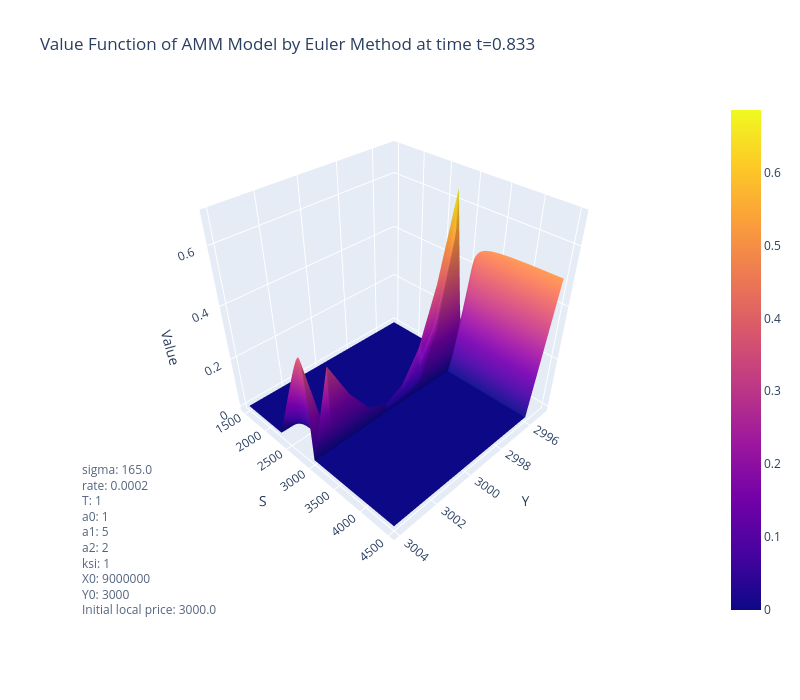

The notebook cell saved with this chart:
### Code cell
t = 2.5*input_params['T']/3
dt = input_params['T']/params_grid['n_steps']

z = value_function_euler[int(t/dt), :, :]
jumps, space = np.meshgrid(np.arange(z.shape[0]), np.arange(z.shape[1]), indexing='ij')

fig = go.Figure()

# Plot the entire surface as dots
fig.add_trace(go.Surface(
    x=res_euler['jumps_grid'][jumps],
    y=res_euler['external_mid_price_S'][space],
    z=z
))

fig.update_layout(
    width=800,
    height=700,
    scene=dict(
        xaxis_title='Y',
        yaxis_title='S',
        zaxis_title='Value',
    ),
    scene_camera=dict(
    eye=dict(x=1.5, y=1.5, z=1.5),
    center=dict(x=0, y=0, z=-0.2) 
    ),
    title = f'Value Function of AMM Model by Euler Method at time t={round(t,3)}',
)

params_text = (
    f"sigma: {input_params['sigma']}<br>"
    f"rate: {input_params['rate']}<br>"
    f"T: {input_params['T']}<br>"
    f"a0: {input_params['a0']}<br>"
    f"a1: {input_params['a1']}<br>"
    f"a2: {input_params['a2']}<br>"
    f"ksi: {input_params['ksi']}<br>"
    f"X0: {input_params['X0']}<br>"
    f"Y0: {input_params['Y0']}<br>"
    f"Initial local price: {input_params['X0']/input_params['Y0']}<br>"
)

fig.add_annotation(
    text=params_text,
    xref="paper", yref="paper",
    align="left",
    showarrow=False,
    x=0, y=0,                       
    font=dict(size=12),
    opacity=0.8
)

### Figure 1 — Plotly figure (JSON) as saved in the notebook; plotly's stock layout.template omitted (floating-point values rounded to 4 significant figures; data arrays with more than 128 entries replaced by an {"elided": "..."} marker saying what was removed)
{"data": [{"type": "surface", "x": {"elided": "10x301 int values"}, "y": {"elided": "10x301 float values"}, "z": {"elided": "10x301 float values"}}], "layout": {"annotations": [{"align": "left", "font": {"size": 12}, "opacity": 0.8, "showarrow": false, "text": "sigma: 165.0<br>rate: 0.0002<br>T: 1<br>a0: 1<br>a1: 5<br>a2: 2<br>ksi: 1<br>X0: 9000000<br>Y0: 3000<br>Initial local price: 3000.0<br>", "x": 0, "xref": "paper", "y": 0, "yref": "paper"}], "height": 700, "scene": {"camera": {"center": {"x": 0, "y": 0, "z": -0.2}, "eye": {"x": 1.5, "y": 1.5, "z": 1.5}}, "xaxis": {"title": {"text": "Y"}}, "yaxis": {"title": {"text": "S"}}, "zaxis": {"title": {"text": "Value"}}}, "title": {"text": "Value Function of AMM Model by Euler Method at time t=0.833"}, "width": 800}}
